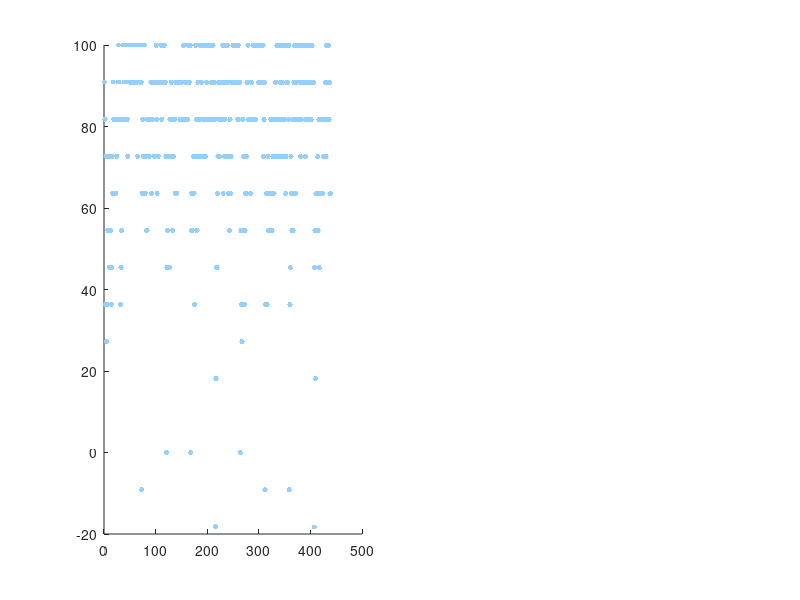

The MATLAB script that drew this image: (Note: this script raises an error after producing the figure.)
%% SETUP
load('data_from_exp_results.mat')
lw = 2;
ms = 12;
resultados_teste = media_voluntarios; %squeeze(resultados_teste2(randi([1 11],1),:,:));
n_total_episodes = max_length-1;

%% PLOTS

figure(1)
subplot(2,2,[1 3])
% plot(1:n_total_episodes,resultados_teste(:,1),'.', ...
% 'Markersize',10,'Color',[0.2 0.5 0.9 0.4])
% title(['snr = ',num2str(snr),'- average reward during test episodes'])

hold on
plot(1:n_total_episodes,resultados_teste(:,1),'.', ...
'Markersize',ms,'Color',[0.5843    0.8157    0.9882])
plot(1:n_total_episodes,movmean(resultados_teste(:,1),[10 0],'omitnan'), 'linewidth',lw,...
    'Color',[0.8500    0.3250    0.0980 1])
grid on
xlabel('Time [s]', 'Interpreter','latex', 'FontSize',18)
ylabel('Reward', 'Interpreter','latex', 'FontSize',18)
legend('Average results across 11 voluntaries at each 1s window','Moving average (last 10 values)', ...
    'Location', 'southeast', 'FontSize',12)
hold off

% figure(2)
% plot(1:n_total_episodes,resultados_teste(:,2),'.', ...
% 'Markersize',10,'Color',[0.2 0.5 0.9 0.4])
subplot(2,2,2)
% title(['snr = ',num2str(snr),'- mean tfp during test episodes'])

hold on
plot(1:n_total_episodes,resultados_teste(:,2),'.', ...
'Markersize',ms,'Color',[0.5843    0.8157    0.9882])

x = 1:n_total_episodes;
idx = find(movmean(resultados_teste(:,2),[10,0],'omitnan')<=5);
plot(x(idx),resultados_teste(idx,2),'.', ...
'Markersize',ms,'Color',[1    0.1    0.1])
plot(1:n_total_episodes,movmean(resultados_teste(:,2),[10,0],'omitnan'), 'linewidth',lw,...
    'Color',[0.8500    0.3250    0.0980 1])
grid on
xlabel('Time [s]', 'Interpreter','latex', 'FontSize',18)
ylabel('False Positive Rate [\%]', 'Interpreter','latex', 'FontSize',18)
hold off

% figure(3)
% plot(1:n_total_episodes,resultados_teste(:,3),'.', ...
% 'Markersize',10,'Color',[0.2 0.5 0.9 0.4])
subplot(2,2,4)
% title(['snr = ',num2str(snr),'- mean tdr during test episodes'])

hold on
plot(1:n_total_episodes,resultados_teste(:,3),'.', ...
'Markersize',ms,'Color',[0.5843    0.8157    0.9882] )
plot(1:n_total_episodes,movmean(resultados_teste(:,3),[10 0],'omitnan'), 'linewidth',lw,...
    'Color',[0.8500    0.3250    0.0980 1])
grid on
xlabel('Time [s]', 'Interpreter','latex', 'FontSize',18)
% ylabel('Detection Rate ', 'Interpreter','latex', 'FontSize',18)
ylabel('Detection Rate [\%]', 'Interpreter','latex', 'FontSize',18)
hold off



%%
% 
% time_below_5pct = nan(1,11);
% for ii= 1:size(resultados_teste2,1)
%     time_below_5pct(ii) = sum(resultados_teste2(ii,:,2)<=1)./numel(resultados_teste2(ii,:,2));
% end

% % Mean time below 5% false positive threshold in seconds:
mean(time_below_5pct*max_length)

% % of exam duration with valid responses:
100*mean(time_below_5pct*max_length)/max_length

% First valid detection:
idx_valid = find(media_voluntarios(:,2)<=1);
idx_valid(1)


%%
% 
% time_below_5pct = nan(1,11);
% for ii= 1:size(resultados_teste2,1)
%     time_below_5pct(ii) = sum(resultados_teste2(ii,:,2)<=1)./numel(resultados_teste2(ii,:,2));
% end

% % Mean time below 5% false positive threshold in seconds:
mean(time_below_5pct*max_length)

% % of exam duration with valid responses:
100*mean(time_below_5pct*max_length)/max_length

% First valid detection:
idx_valid = find(media_voluntarios(:,2)<=1);
idx_valid(1)

